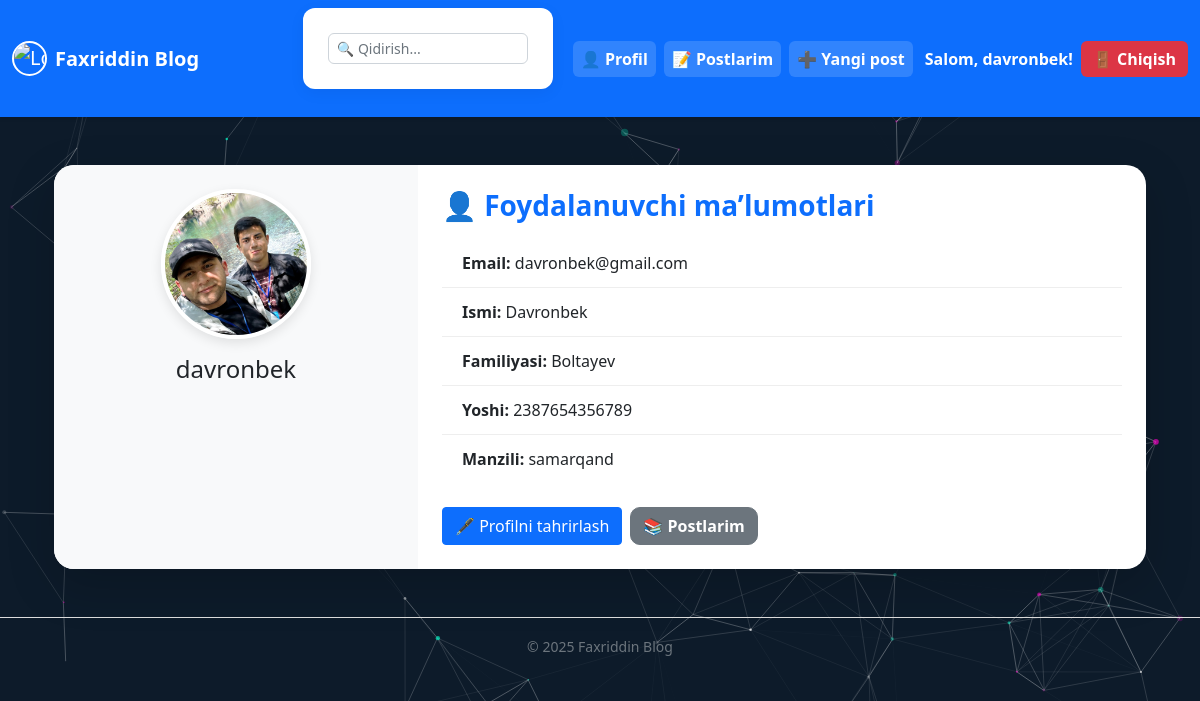
Screenshot of /accounts/profil/ (signed in) with the database file from the repository.
### accounts/models.py (models this page shows, shortened)
class CustomUser(AbstractUser):
    age = models.PositiveIntegerField(null=True, blank=True)
    location = models.CharField(max_length=100, null=True, blank=True)
    profile_picture = models.ImageField(upload_to='profile_pics/', blank=True, null=True)

### accounts/views.py (the view)
# urls.py: path('profil/',Profilview.as_view(), name='profil_view'),
class Profilview(LoginRequiredMixin, DetailView):
    model = CustomUser
    template_name = 'profil_view.html'
    context_object_name = 'profile_user'
    def get_object(self, queryset=None):
        return self.request.user  # har doim hozirgi foydalanuvchini qaytaramiz

### templates/profil_view.html (shortened to what this page needs)
{% extends 'base.html' %}
{% load static %}
{% block content %}
<link rel="stylesheet" href="{% static 'css/profil_view.css' %}">
<div class="container mt-5">
  <div class="card profile-card shadow-lg border-0">
    <div class="row g-0">
      <div class="col-md-4 text-center p-4 bg-light rounded-start">
        {% if profile_user.profile_picture %}
          <img src="{{ profile_user.profile_picture.url }}"
               class="img-fluid rounded-circle profile-img"
               alt="Profil rasmi">
        {% else %}
          <img src="{% static 'img/default-profile.png' %}"
               class="img-fluid rounded-circle profile-img"
               alt="Default profil rasmi">
        {% endif %}
        <h4 class="mt-3">{{ profile_user.username }}</h4>
      </div>
      <div class="col-md-8 p-4">
        <h3 class="mb-3 text-primary">👤 Foydalanuvchi ma’lumotlari</h3>
        <ul class="list-group list-group-flush">
          <li class="list-group-item">
            <strong>Email:</strong> {{ profile_user.email }}
          </li>
          {% if profile_user.first_name %}
            <li class="list-group-item">
              <strong>Ismi:</strong> {{ profile_user.first_name }}
            </li>
          {% endif %}
          {% if profile_user.last_name %}
            <li class="list-group-item">
              <strong>Familiyasi:</strong> {{ profile_user.last_name }}
            </li>
          {% endif %}
          {% if profile_user.age %}
            <li class="list-group-item">
              <strong>Yoshi:</strong> {{ profile_user.age }}
            </li>
          {% endif %}
          {% if profile_user.location %}
            <li class="list-group-item">
              <strong>Manzili:</strong> {{ profile_user.location }}
            </li>
          {% endif %}
        </ul>
        <div class="mt-4 d-flex flex-wrap gap-2">
          {% if request.user.pk == profile_user.pk %}
            <a href="{% url 'profil_edit' %}" class="btn btn-primary">
              🖋️ Profilni tahrirlash
            </a>
          {% endif %}
          <a href="{% url 'my_posts' %}" class="btn btn-secondary">
            📚 Postlarim
          </a>
        </div>
      </div>
    </div>
  </div>
</div>
{% endblock %}

### templates/base.html (shortened to what this page needs)
{% load static %}
<!DOCTYPE html>
<html lang="uz">
<head>
    <link href="https://cdn.jsdelivr.net/npm/bootstrap@5.0.2/dist/css/bootstrap.min.css" rel="stylesheet">
    <link rel="stylesheet" href="{% static 'css/base.css' %}">
</head>
<body class="bg-dark-blue">
<nav class="navbar navbar-expand-lg navbar-dark bg-primary shadow-sm">
    <div class="container-fluid">
        <a class="navbar-brand d-flex align-items-center" href="{% url 'article_list' %}">
            <img src="{% static 'img/me.jpg' %}" alt="Logo" width="35" height="35" class="rounded-circle me-2">
            <strong>Faxriddin Blog</strong>
        </a>
        <div class="collapse navbar-collapse justify-content-end" id="navbarNav">
            <form method="get" action="{% url 'article_list' %}" class="d-flex align-items-center me-3 position-relative" id="navbar-search-form">
                <input type="text" name="q" id="search-input" class="form-control form-control-sm" placeholder="🔍 Qidirish..." value="{{ request.GET.q }}">
            </form>
            {% if user.is_authenticated %}
            <ul class="navbar-nav align-items-center">
                <li class="nav-item">
                    <a class="nav-link nav-btn" href="{% url 'profil_view' %}">👤 Profil</a>
                </li>
                <li class="nav-item">
                    <a class="nav-link nav-btn" href="{% url 'my_posts' %}">📝 Postlarim</a>
                </li>
                <li class="nav-item">
                    <a class="nav-link nav-btn" href="{% url 'add_article' %}">➕ Yangi post</a>
                </li>
                <li class="nav-item text-white fw-bold mx-2">Salom, {{ user.username }}!</li>
                <li class="nav-item">
                    <form method="post" action="{% url 'logout' %}">
                        <button class="logout-red" type="submit">🚪 Chiqish</button>
                    </form>
                </li>
            </ul>
            {% else %}
            <ul class="navbar-nav">
                <li class="nav-item">
                    <a class="nav-link nav-btn" href="{% url 'login' %}">🔐 Kirish / Ro'yxatdan o'tish</a>
                </li>
            </ul>
            {% endif %}
        </div>
    </div>
</nav>
<div id="particles-js" style="position: fixed; width: 100%; height: 100%; z-index: -1;"></div>
<div class="content-wrapper container mt-4">
    {% block content %}
    {% endblock %}
</div>
<footer class="text-center text-muted mt-5 mb-3">
    <small>&copy; {% now "Y" %} Faxriddin Blog</small>
</footer>
</body>
</html>

### static/css/base.css (style rules this page uses)
body { font-family: 'Segoe UI', Tahoma, Geneva, Verdana, sans-serif; background-color: #030e1f; color: #212529 !important; margin: 0; padding: 0; }
.nav-btn { background-color: rgba(255, 255, 255, 0.15); border-radius: 6px; padding: 6px 12px; margin: 0 4px; color: #ffffff !important; font-weight: 600; transition: all 0.3s ease-in-out; border: none; text-decoration: none; display: inline-block; }
.logout-red { background-color: #dc3545 !important; color: #fff !important; border-radius: 6px; padding: 6px 12px; font-weight: 600; border: none; display: inline-block; transition: all 0.3s ease-in-out; }
.navbar .nav-item form { display: inline; background: transparent !important; padding: 0; margin: 0; box-shadow: none; }
.navbar-brand img { border: 2px solid #ffffff; }
#navbar-search-form { width: 250px; position: relative; }
#navbar-search-form .form-control { padding-right: 25px; font-size: 14px; height: 30px; border-radius: 6px; }
form { background-color: #ffffff; padding: 25px; border-radius: 12px; box-shadow: 0 4px 16px rgba(0, 0, 0, 0.05); margin-bottom: 20px; }
footer { border-top: 1px solid #ddd; padding: 1rem 0; margin-top: auto; color: #333; }
.content-wrapper { position: relative; z-index: 1; }
#particles-js { position: fixed; top: 0; left: 0; width: 100%; height: 100%; z-index: 0; background-color: #0d1b2a; }

### staticfiles/css/profil_view.css (style rules this page uses)
.profile-img { width: 150px; height: 150px; object-fit: cover; border: 4px solid #fff; box-shadow: 0 4px 12px rgba(0, 0, 0, 0.1); }
.profile-card { border-radius: 20px; overflow: hidden; }
.list-group-item { font-size: 1rem; padding: 0.75rem 1.25rem; border: none; border-bottom: 1px solid #eee; background-color: transparent; }
.btn-secondary { font-weight: bold; border-radius: 10px; }
.text-primary { font-weight: 600; }

### rows the page displays
CustomUser: username "davronbek", profile_picture (picture), email "davronbek@gmail.com", first_name "Davronbek", last_name "Boltayev", age "2387654356789", location "samarqand"
